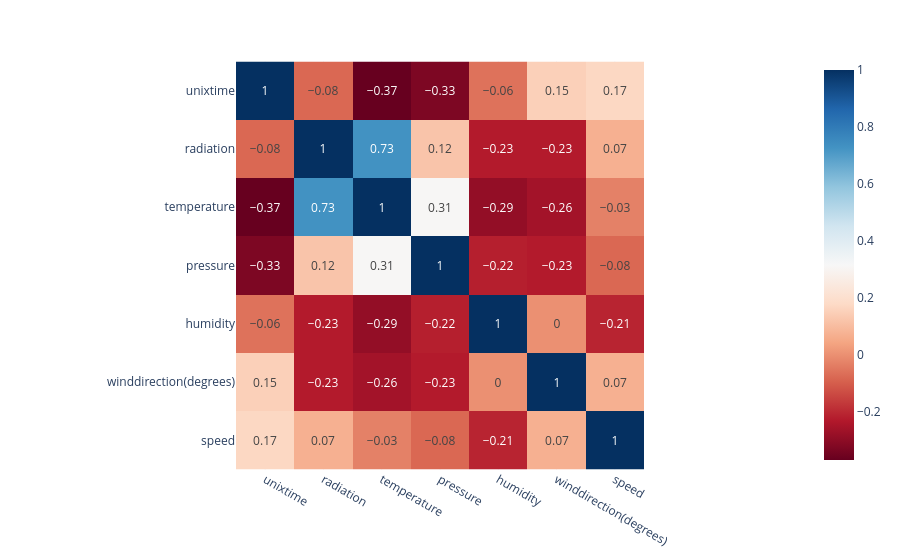

Notebook code cell kept with this figure:
### Code cell
# relationship between features and target columns
corr_df = df.corr(numeric_only=True).round(2)
px.imshow( corr_df,text_auto=True,color_continuous_scale='RdBu')

### Figure 1 — Plotly figure (JSON) as saved in the notebook; plotly's stock layout.template omitted (floating-point values rounded to 4 significant figures)
{"data": [{"coloraxis": "coloraxis", "hovertemplate": "x: %{x}<br>y: %{y}<br>color: %{z}<extra></extra>", "name": "0", "texttemplate": "%{z}", "type": "heatmap", "x": ["unixtime", "radiation", "temperature", "pressure", "humidity", "winddirection(degrees)", "speed"], "xaxis": "x", "y": ["unixtime", "radiation", "temperature", "pressure", "humidity", "winddirection(degrees)", "speed"], "yaxis": "y", "z": [[1.0, -0.08, -0.37, -0.33, -0.06, 0.15, 0.17], [-0.08, 1.0, 0.73, 0.12, -0.23, -0.23, 0.07], [-0.37, 0.73, 1.0, 0.31, -0.29, -0.26, -0.03], [-0.33, 0.12, 0.31, 1.0, -0.22, -0.23, -0.08], [-0.06, -0.23, -0.29, -0.22, 1.0, -0.0, -0.21], [0.15, -0.23, -0.26, -0.23, -0.0, 1.0, 0.07], [0.17, 0.07, -0.03, -0.08, -0.21, 0.07, 1.0]]}], "layout": {"coloraxis": {"colorscale": [[0, "rgb(103,0,31)"], [0.1, "rgb(178,24,43)"], [0.2, "rgb(214,96,77)"], [0.3, "rgb(244,165,130)"], [0.4, "rgb(253,219,199)"], [0.5, "rgb(247,247,247)"], [0.6, "rgb(209,229,240)"], [0.7, "rgb(146,197,222)"], [0.8, "rgb(67,147,195)"], [0.9, "rgb(33,102,172)"], [1, "rgb(5,48,97)"]]}, "margin": {"t": 60}, "xaxis": {"anchor": "y", "constrain": "domain", "domain": [0, 1], "scaleanchor": "y"}, "yaxis": {"anchor": "x", "autorange": "reversed", "constrain": "domain", "domain": [0, 1]}}}
